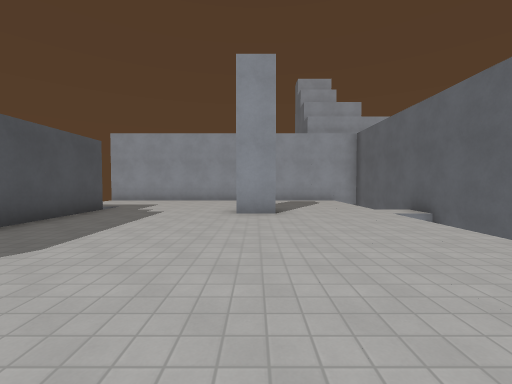
view 1 (above)

13 first-person views from a walk through a 3-D level made in the Godot game engine. The camera is 1.4 m above the floor, tilts 2° down and sees 90° across. The floor is counted in squares, 1.8 m on a side. Each view is taken from the middle of a square. On the plan, view 1 faces up. The plan holds only what a view shows up to about 10 squares ahead; the rest is blank. The place goes on beyond the plan. Surface patterns are stand-ins for the level's own textures.

view 2
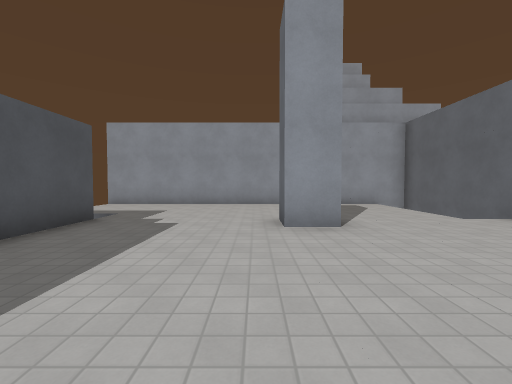

view 3
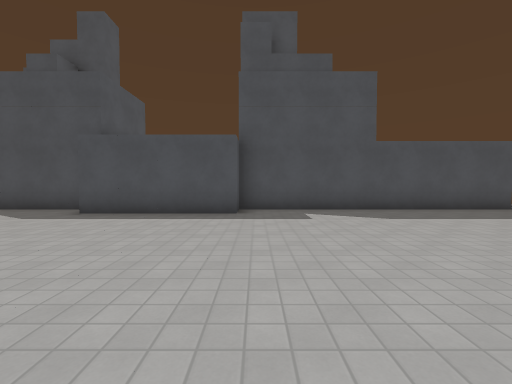

view 4
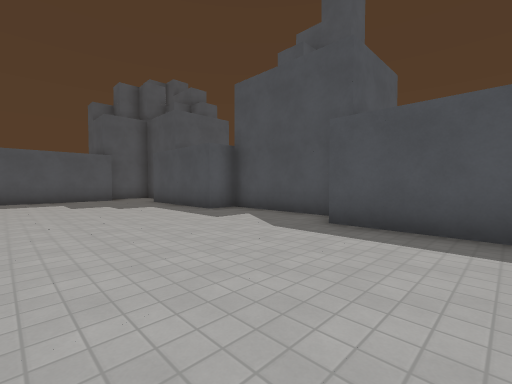

view 5
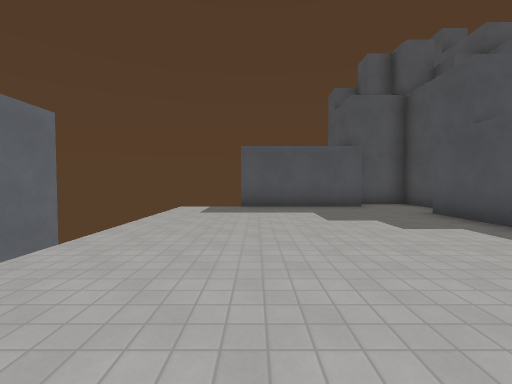

view 6
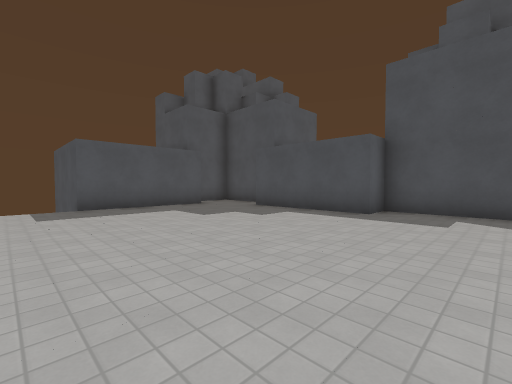

view 7
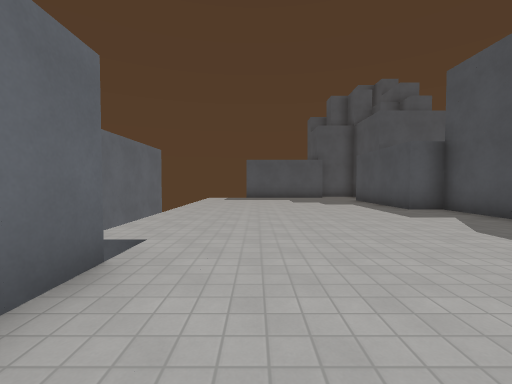

view 8
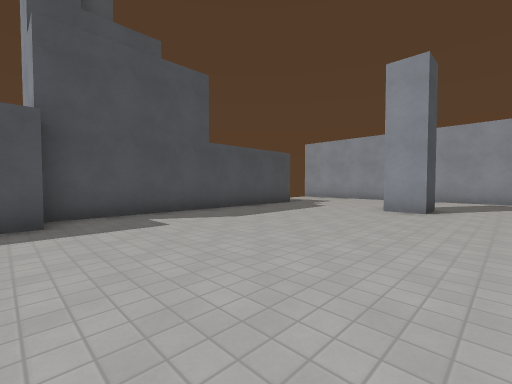

view 9
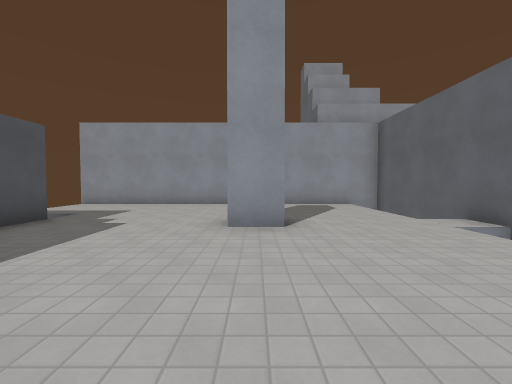

view 10
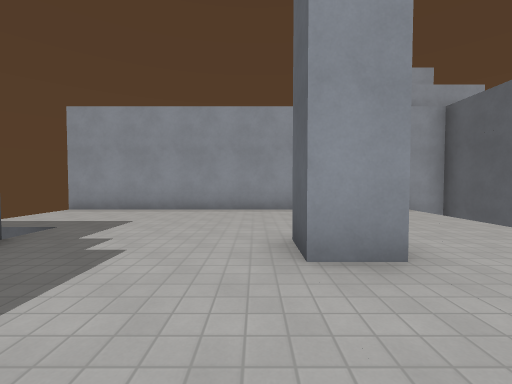

view 11
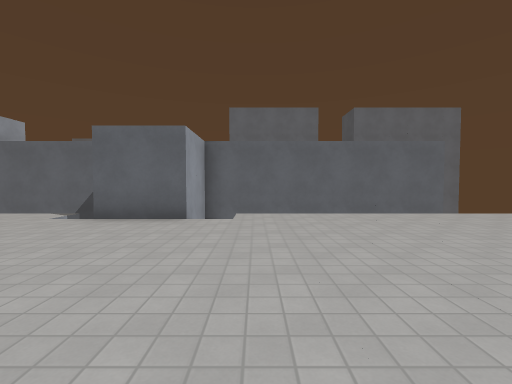

view 12
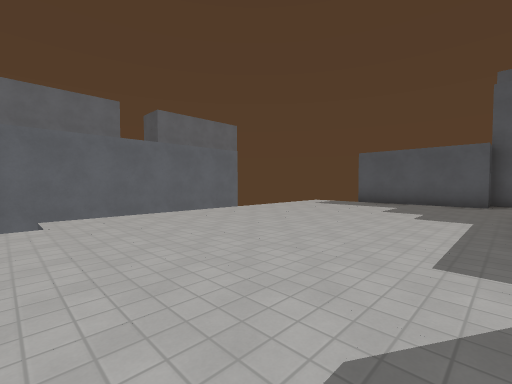

view 13
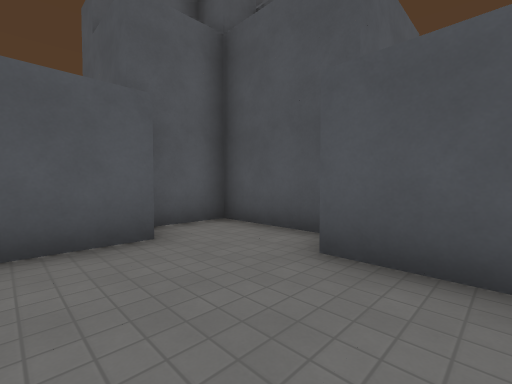

### Floor plan
Points are (right, up) in squares from view 1. A wall is a line through its corners. A room is listed if a view was taken in it or the views show most of it. See-through windows are left out.
Room 1 (views 1, 2, 3, 4, 5, 6, 7, 8, 9, 10, 11, 12, 13)
walls: (-4.5, -5) (-4.5, -8.5) (-3.5, -8.5) (-3.5, -12.5); (4.5, -0.2) (4.5, 2.5); (4.5, 4.5) (4.5, 11.5) (-6.5, 11.5); (0.5, 7.5) (0.5, 6.5) (-0.5, 6.5) (-0.5, 7.5); (-4.5, 7.5) (-4.5, -0.5) (-3.5, -0.5) (-3.5, -4.5); (4.5, -10.6) (4.5, -3.5) (2.5, -3.5) (2.5, -1.5); (-4.5, -13) (-4.5, -15.5) (-2.5, -15.5); (-2.6, -14.5) (1.5, -14.5)

Where each view was taken, in squares from view 1:
view 1: 0 up, 0 right, facing up
view 2: 2 up, 1 left, facing up
view 3: 0 up, 3 right, facing left
view 4: 2 down, 1 right, facing down-left
view 5: 6 down, 1 right, facing down
view 6: 6 down, 3 right, facing down-left
view 7: 1 down, 1 right, facing down
view 8: 1 down, 2 right, facing up-left
view 9: 2 up, 0 right, facing up
view 10: 4 up, 1 left, facing up
view 11: 5 down, 3 left, facing right
view 12: 4 down, 3 left, facing down-right
view 13: 11 down, 1 left, facing down-left
